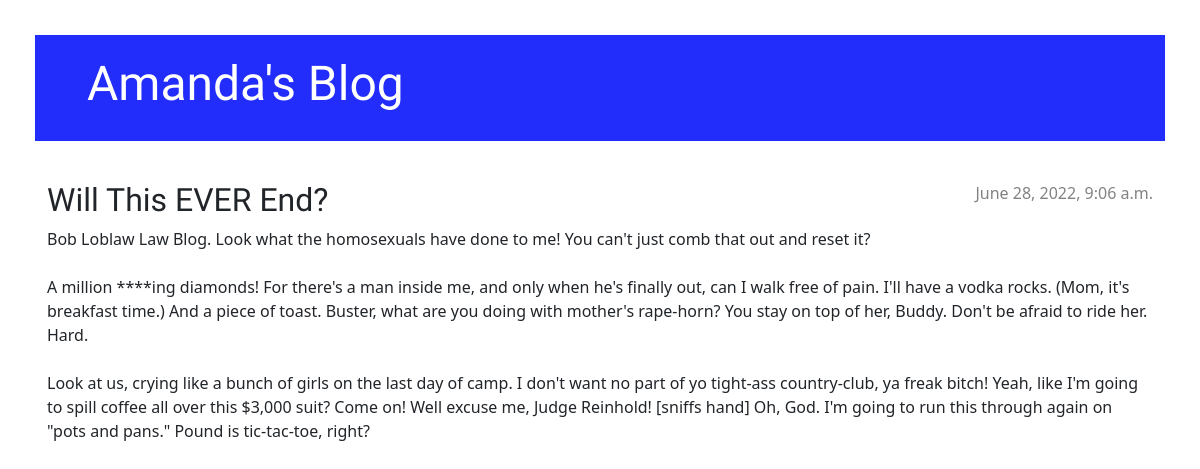
The app's page /post/1/ with its own data.
### blog/models.py (models this page shows, shortened)
class Post(models.Model): #this line defines our model (it is an object)
    author = models.ForeignKey(settings.AUTH_USER_MODEL, on_delete=models.CASCADE)
    title = models.CharField(max_length=200)
    text = models.TextField()
    created_date = models.DateTimeField(default=timezone.now)
    published_date = models.DateTimeField(blank=True, null=True)

### blog/views.py (the view)
# urls.py: path('post/<int:pk>/', views.post_detail, name='post_detail'),
def post_detail(request, pk):
    post = get_object_or_404(Post, pk=pk)
    return render(request, 'blog/post_detail.html', {'post': post})

### blog/templates/blog/post_detail.html (shortened to what this page needs)
{% extends 'blog/base.html' %}
{% block content %}
<article class="post">
    {% if post.published_date %}
    <time class="date">
        {{ post.published_date }}
    </time>
    {% endif %}
    <h2>{{ post.title }}</h2>
    <p>{{ post.text|linebreaksbr }}</p>
</article>
{% endblock %}

### blog/static/css/blog.css (style rules this page uses)
body { padding: 35px; }
h1, h2, h3, h4 { font-family: 'Lobster', cursive; }
.date { color: #828282; }
.post { margin-bottom: 70px; }
.post>.date, .post>.actions { float: right; }

### records on screen
Post: published_date "June 28, 2022, 9:06 a.m.", title "Will This EVER End?", text "Bob Loblaw Law Blog. Look what the homosexuals have done to me! You can't just comb that out and reset it? A million ****ing diamonds! For there's a man inside me, and only when he's finally out, can I walk free of pain. I'll have a vodka rocks. (Mom, it's breakfast time.) And a piece of toast. Buster, what are you doing with mother's rape-horn? You stay on top of her, Buddy. Don't be afraid to ride her. Hard. Look at us, crying like a bunch of girls on the last day of camp. I don't want no part of yo tight-ass country-club, ya freak bitch! Yeah, like I'm going to spill coffee all over this $3,000 suit? Come on! Well excuse me, Judge Reinhold! [sniffs hand] Oh, God. I'm going to run this…"
